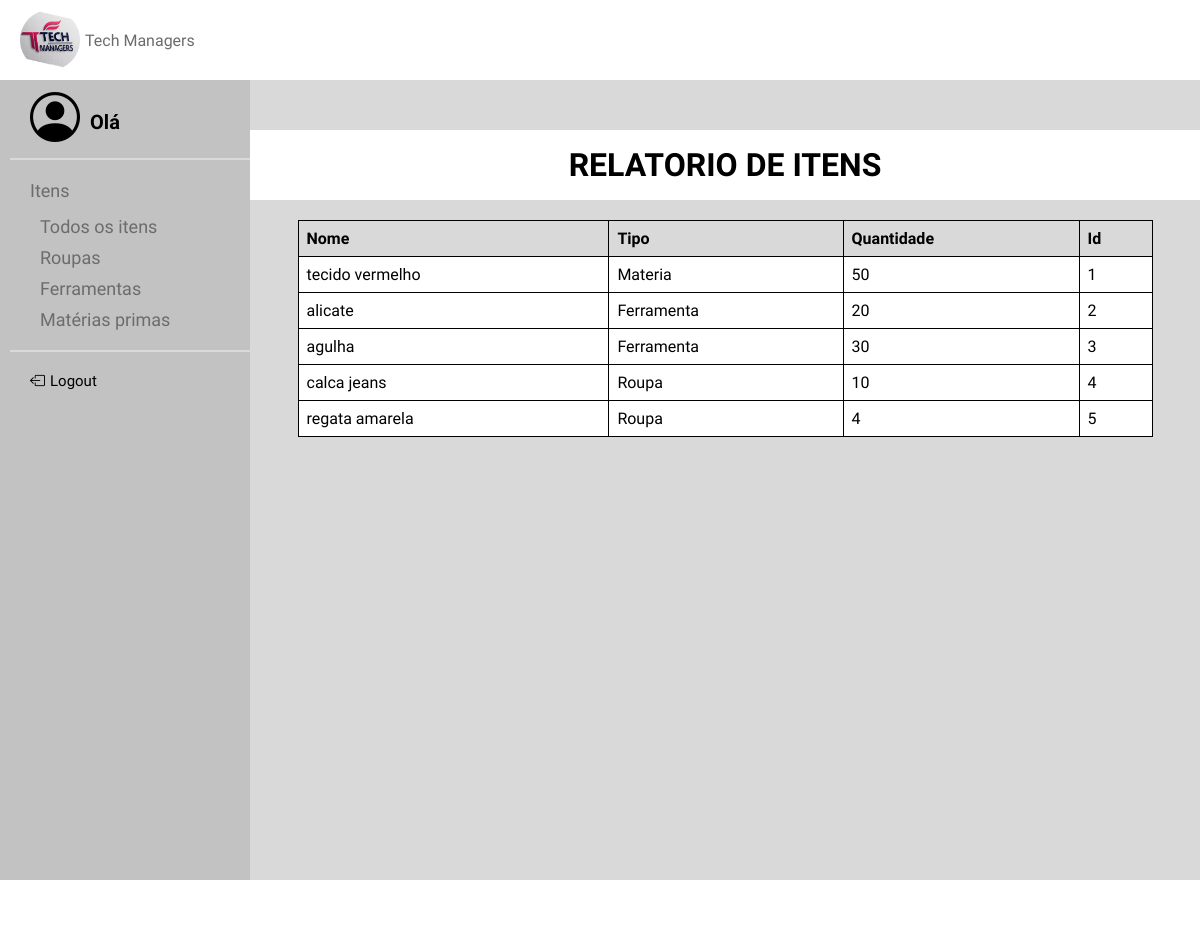
/TelaRelatorio, run on the app's committed database.
### models.py (models this page shows, shortened)
class ITEM(Base):
    __tablename__ = 'item'
    id = Column(Integer, primary_key=True, unique=True, nullable=False, index=True)
    nome = Column(String(40), nullable=False, index=True)
    tipo = Column(String(40), nullable=False, index=True)
    quantidade = Column(Integer, nullable=False, index=True)

### app.py (the view)
@app.route('/TelaRelatorio', methods=['GET'])
def TelaRelatorio():
    itens = ITEM.query.all()
    return render_template("RelatorioItens.html", itens=itens)

### templates/RelatorioItens.html
<!DOCTYPE html>
{% extends "base.html" %}
{% block conteudo %}
    <link rel="stylesheet" href="../static/RelatorioItens.css">
    <h1>RELATORIO DE ITENS</h1>
    <table>
        <thead>
        <tr>
            <th>Nome</th>
            <th>Tipo</th>
            <th>Quantidade</th>
            <th>Id</th>
        </tr>
        </thead>
        <tbody>
        {% for item in itens %}
        <tr>
            <td>{{ item.nome }}</td>
            <td>{{ item.tipo }}</td>
            <td>{{ item.quantidade }}</td>
            <td>{{ item.id }}</td>
        </tr>
        {% endfor %}
        </tbody>
    </table>
{% endblock %}

### static/base.css (style rules this page uses)
* { margin: 0; padding: 0; }
body { background-color: #d9d9d9; display: grid; grid-template-columns: auto 1fr 1fr; }

### static/RelatorioItens.css (style rules this page uses)
h1 { width: 100%; height: 70px; display: flex; background-color: white; align-items: center; justify-content: center; text-align: center; margin-bottom: 20px; font-family: "Koulen", sans-serif; align-self: center; justify-self: center; margin-top: 50px; }
table { width: 90%; border-collapse: collapse; align-self: center; justify-self: center; font-family: "Koulen", sans-serif; }
th, td { border: 1px solid black; padding: 8px; text-align: left; }
th { background-color: #d9d9d9; }
td { background-color: white; }

### data on the page
ITEM: nome "tecido vermelho", tipo "Materia", quantidade "50", id "1"
ITEM: nome "alicate", tipo "Ferramenta", quantidade "20", id "2"
ITEM: nome "agulha", tipo "Ferramenta", quantidade "30", id "3"
ITEM: nome "calca jeans", tipo "Roupa", quantidade "10", id "4"
ITEM: nome "regata amarela", tipo "Roupa", quantidade "4", id "5"
